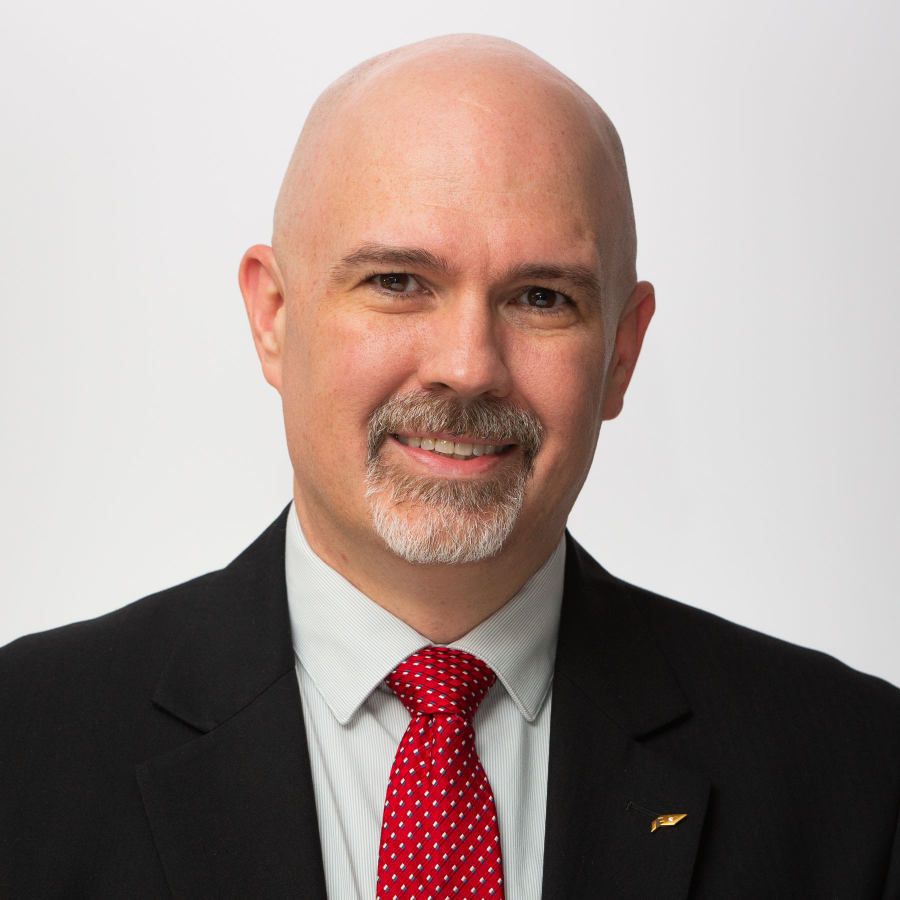
#> input picture scripts/tools/tom-irish-original.jpg, 1800 x 1800 px (shown at 1/2 size)
$ python generate_photo.py
#> lines starting #> are read from the running program, lines starting #| are printed output that depends on the picture
#!/usr/bin/env python3
"""
Converts scripts/tools/tom-irish-original.jpg to:
  - assets/images/tom-irish-280.webp
  - assets/images/tom-irish-280.jpg

Deletes any existing files and rebuilds both on every run.
"""

import sys
from pathlib import Path

SIZE = 280

REPO_ROOT   = Path(__file__).parent.parent.parent
SOURCE      = REPO_ROOT / "scripts" / "tools" / "tom-irish-original.jpg"
IMAGES_DIR  = REPO_ROOT / "assets" / "images"
OUT_WEBP    = IMAGES_DIR / "tom-irish-280.webp"
OUT_JPG     = IMAGES_DIR / "tom-irish-280.jpg"


def main() -> None:
    try:
        from PIL import Image
    except ImportError:
        print("ERROR: Pillow not installed. Run: pip install Pillow", file=sys.stderr)
        sys.exit(1)

    if not SOURCE.exists():
        print(f"ERROR: Source not found: {SOURCE}", file=sys.stderr)
        sys.exit(1)

    IMAGES_DIR.mkdir(parents=True, exist_ok=True)

    img = Image.open(SOURCE).convert("RGB")
#> img is the input picture: PIL image 1800x1800 RGB; mean R, G, B 165.4, 149, 144.7
    img = img.resize((SIZE, SIZE), Image.Resampling.LANCZOS)
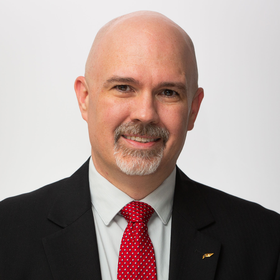
#> img: PIL image 280x280 RGB; mean R, G, B 165.4, 149.1, 144.7

    for out_path, label, kwargs in [
        (OUT_WEBP, "WEBP", {"quality": 90}),
        (OUT_JPG,  "JPEG", {"quality": 90, "optimize": True}),
    ]:
        if out_path.exists():
            out_path.unlink()
            print(f"Removed existing {out_path.name}")

        img.save(out_path, format=label, **kwargs)
        size_kb = out_path.stat().st_size // 1024
        print(f"Saved {out_path.name} ({SIZE}x{SIZE}, {size_kb} KB)")


if __name__ == "__main__":
    main()
